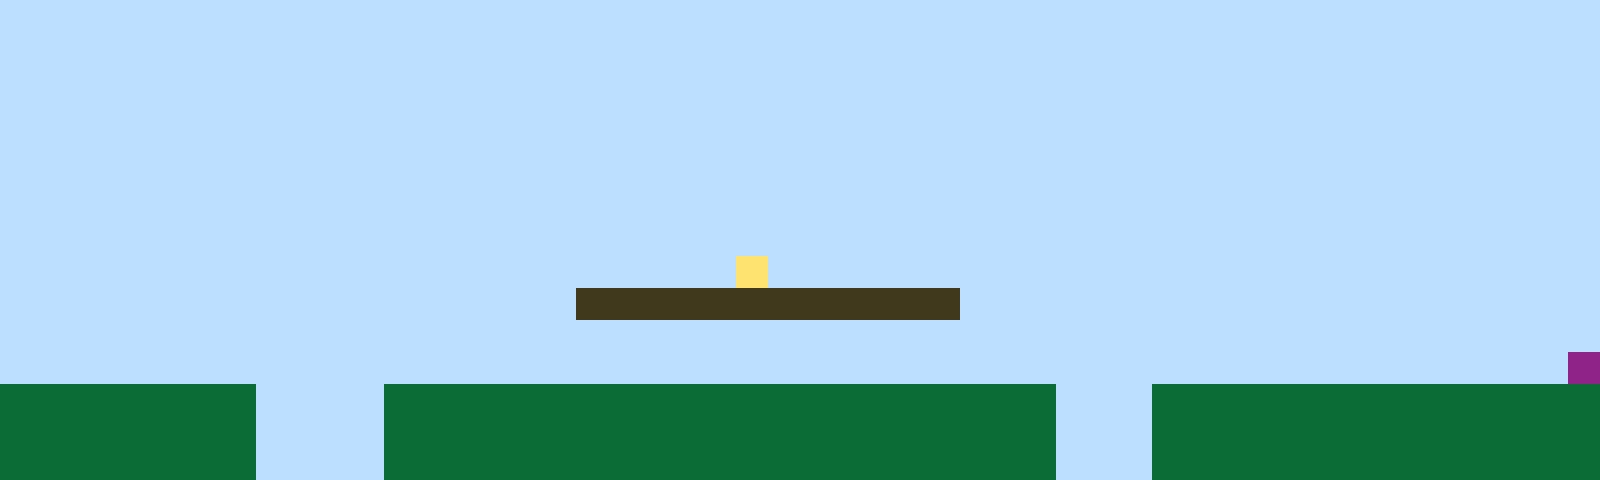

This is a level from a 2D game, rendered from its Tiled map with the project's own tilesets. A one-line summary and the complete map file follow:
An orthogonal 50x15 tile map with 32x32 px tiles, 1 tile layer (Tile Layer 1).

<map version="1.10" tiledversion="1.11.2" orientation="orthogonal" renderorder="right-up" width="50" height="15" tilewidth="32" tileheight="32" infinite="0" nextlayerid="2" nextobjectid="1"><editorsettings><export target="map1.csv" format="csv" /></editorsettings><tileset firstgid="1" name="sprites" tilewidth="32" tileheight="32" tilecount="6" columns="3"><image source="sprites.png" width="96" height="64" /></tileset><layer id="1" name="Tile Layer 1" width="50" height="15"><data encoding="csv">1,1,1,1,1,1,1,1,1,1,1,1,1,1,1,1,1,1,1,1,1,1,1,1,1,1,1,1,1,1,1,1,1,1,1,1,1,1,1,1,1,1,1,1,1,1,1,1,1,1,1,1,1,1,1,1,1,1,1,1,1,1,1,1,1,1,1,1,1,1,1,1,1,1,1,1,1,1,1,1,1,1,1,1,1,1,1,1,1,1,1,1,1,1,1,1,1,1,1,1,1,1,1,1,1,1,1,1,1,1,1,1,1,1,1,1,1,1,1,1,1,1,1,1,1,1,1,1,1,1,1,1,1,1,1,1,1,1,1,1,1,1,1,1,1,1,1,1,1,1,1,1,1,1,1,1,1,1,1,1,1,1,1,1,1,1,1,1,1,1,1,1,1,1,1,1,1,1,1,1,1,1,1,1,1,1,1,1,1,1,1,1,1,1,1,1,1,1,1,1,1,1,1,1,1,1,1,1,1,1,1,1,1,1,1,1,1,1,1,1,1,1,1,1,1,1,1,1,1,1,1,1,1,1,1,1,1,1,1,1,1,1,1,1,1,1,1,1,1,1,1,1,1,1,1,1,1,1,1,1,1,1,1,1,1,1,1,1,1,1,1,1,1,1,1,1,1,1,1,1,1,1,1,1,1,1,1,1,1,1,1,1,1,1,1,1,1,1,1,1,1,1,1,1,1,1,1,1,1,1,1,1,1,1,1,1,1,1,1,1,1,1,1,1,1,1,1,1,1,1,1,1,1,1,1,1,1,1,1,1,1,1,1,1,1,1,1,1,1,1,1,1,1,1,1,1,1,1,1,1,1,1,1,1,1,1,1,1,1,1,1,1,1,1,1,1,1,1,1,1,1,1,1,1,1,1,1,1,1,1,1,1,1,1,1,1,1,1,1,1,1,1,1,1,1,1,1,1,1,1,1,1,1,1,1,1,1,1,1,1,1,1,1,4,1,1,1,1,1,1,1,1,1,1,1,1,1,1,1,1,1,1,1,1,1,1,1,1,1,1,1,1,1,1,1,1,1,1,1,1,1,1,1,1,1,1,1,1,3,3,3,3,3,3,3,3,3,3,3,3,1,1,1,1,1,1,1,1,1,1,1,1,1,1,1,1,1,1,1,1,1,1,1,1,1,1,1,1,1,1,1,1,1,1,1,1,1,1,1,1,1,1,1,1,1,1,1,1,1,1,1,1,1,1,1,1,1,1,1,1,1,1,1,1,1,1,1,1,1,1,1,1,1,1,1,1,1,1,1,1,1,1,1,1,1,1,1,1,1,1,1,1,1,1,1,1,1,1,1,1,1,1,1,1,1,1,1,1,1,1,1,1,1,1,1,1,1,1,1,6,2,2,2,2,2,2,2,2,1,1,1,1,2,2,2,2,2,2,2,2,2,2,2,2,2,2,2,2,2,2,2,2,2,1,1,1,2,2,2,2,2,2,2,2,2,2,2,2,2,2,2,2,2,2,2,2,2,2,1,1,1,1,2,2,2,2,2,2,2,2,2,2,2,2,2,2,2,2,2,2,2,2,2,1,1,1,2,2,2,2,2,2,2,2,2,2,2,2,2,2,2,2,2,2,2,2,2,2,1,1,1,1,2,2,2,2,2,2,2,2,2,2,2,2,2,2,2,2,2,2,2,2,2,1,1,1,2,2,2,2,2,2,2,2,2,2,2,2,2,2</data></layer></map>
